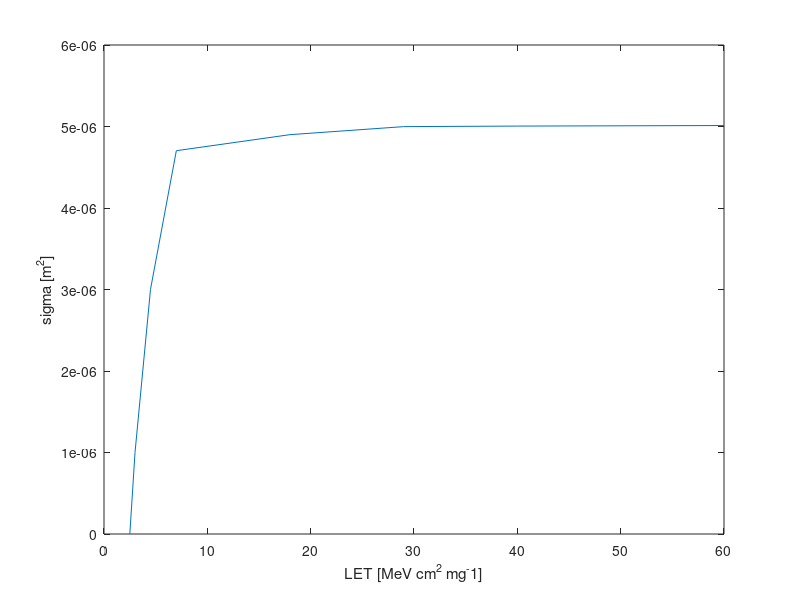

Write the MATLAB code that produced this figure. (Note: this script raises an error after producing the figure.)
% Clear workspace.
clear
close all
clc

% The mono-beam experimental results of SMJ329C50GFAM66:
% E - Energy of Beam    - MeV
% F - Flux of particles - cm^-2 s^-1
% t - Exposure time     - s
% n - Number of flips   - Arbitrary
% Ions: C12    C12    C12    O16   Ar40   Fe56   Kr84  Xe131
E   = [ 0.6,  0.72,   9.6,   4.8,    20,    56,    84,   786];
F   = [  25,    25,    25,    17,    23,    10,     7,     4].*(10^6);
t   = [   5,     5,     5,     5,     5,    10,    10,    15].*60;
n   = [   8,  7497, 22514, 23986, 33810, 29991, 21022, 18043];

% Extracted from CREME stopping powers in Silicon [MeV cm^2 mg^-1].
LET = [ 2.5,   3,   4.5,     7,      18,    29,    40,   60];

% Cross section.
sig = n./(F.*t); % cm^2

% Plot sigma to LET.
figure;
plot(LET, sig)
xlabel('LET [MeV cm^2 mg^-1]')
ylabel('sigma [m^2]')
% L0 approx 4.5 MeV cm^2 mg^-1 (threshold in LET).
% Cs approx 5 * 10^-6 m^2 (saturated cross section).

% Set format as long so no data is lost when reading the data.
format long

% Read the differential and integrated flux table from SPENVIS.
L = importdata('LET.txt');
flux(:,1) = str2double(L.rowheaders);
flux(:,2) = L.data(:,1);
flux(:,3) = L.data(:,1);

% Cruve fitting.
weibull = @(v,x) v(1).*(1-exp(-((x-v(2))./v(3)).^v(4)));
options = optimset('TolFun', 1e-60);
v       = abs(lsqcurvefit(weibull, [max(sig), 4.5, 5.7, 1], LET, sig));

sigma = zeros(1000,4);
sigma(:,4) = (flux(:,1)>v(2)).*v(1).*(1-exp(-((flux(:,1)-v(2))/v(3)).^v(4)));

% chip:  nmos       cmos  bipolar
param = [1.71e-5, 1.2e-5,  2.6e-5;      % L0 - MeV cm^2 mg^-1
           0.487,  136.8,     0.6;      % Cs - cm^2
            4.95,    350,     4.4;      % W  - MeV cm^2 mg^-1
           1.422,      3,     0.7];     % s  - arbirtary

% Calculate sigma at each moment.
for i = 1:3
    sigma(:,i) = (flux(:,1)>param(2,i)).*param(1,i).*(1-exp(-((flux(:,1)-param(2,i))/(param(3,i))).^param(4,i)));
end

% Plot sensitivity.
figure;
for i = 1:4
    loglog(flux(:,1),sigma(:,i))
    hold on
end
title('Sensitivity')
ylabel('sigma(LET) [cm^2]')
xlabel('LET [MeV cm^2 mg^{-1}]')
xlim([0 1.5*10^3])
ylim([10^-7 10^-4])
legend('NMOS', 'CMOS', 'Bipolar', 'SMJ', 'Location', 'southeast')
hold off

% Single Event Upset Calculation per chip.
% NMOS; CMOS; Bipolar; SMJ.
SEU = zeros(4, 1);
for i = 1:4
    SEU(i) = 4*pi*trapz(flux(2:end,1), sigma(2:end,i).*flux(2:end,3))/999;
end








